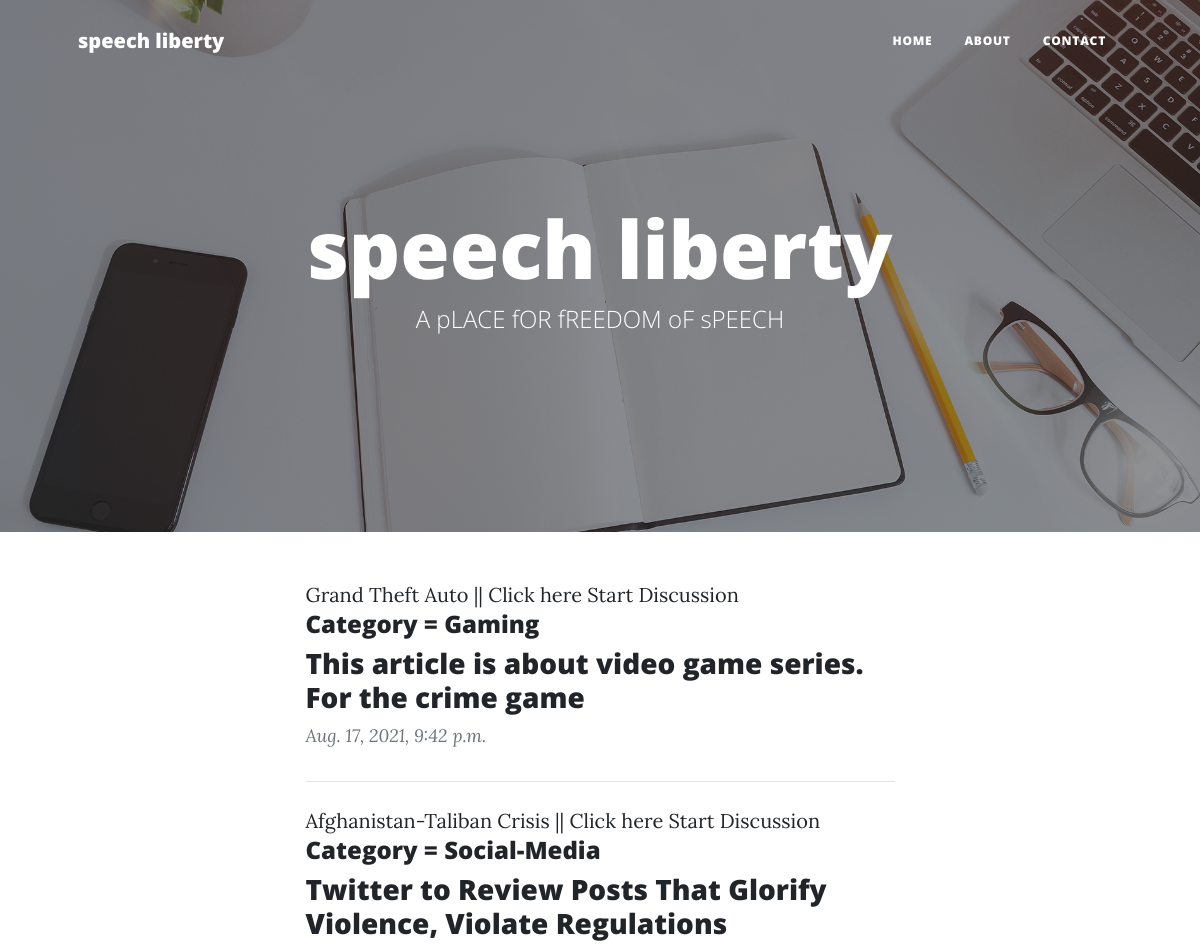
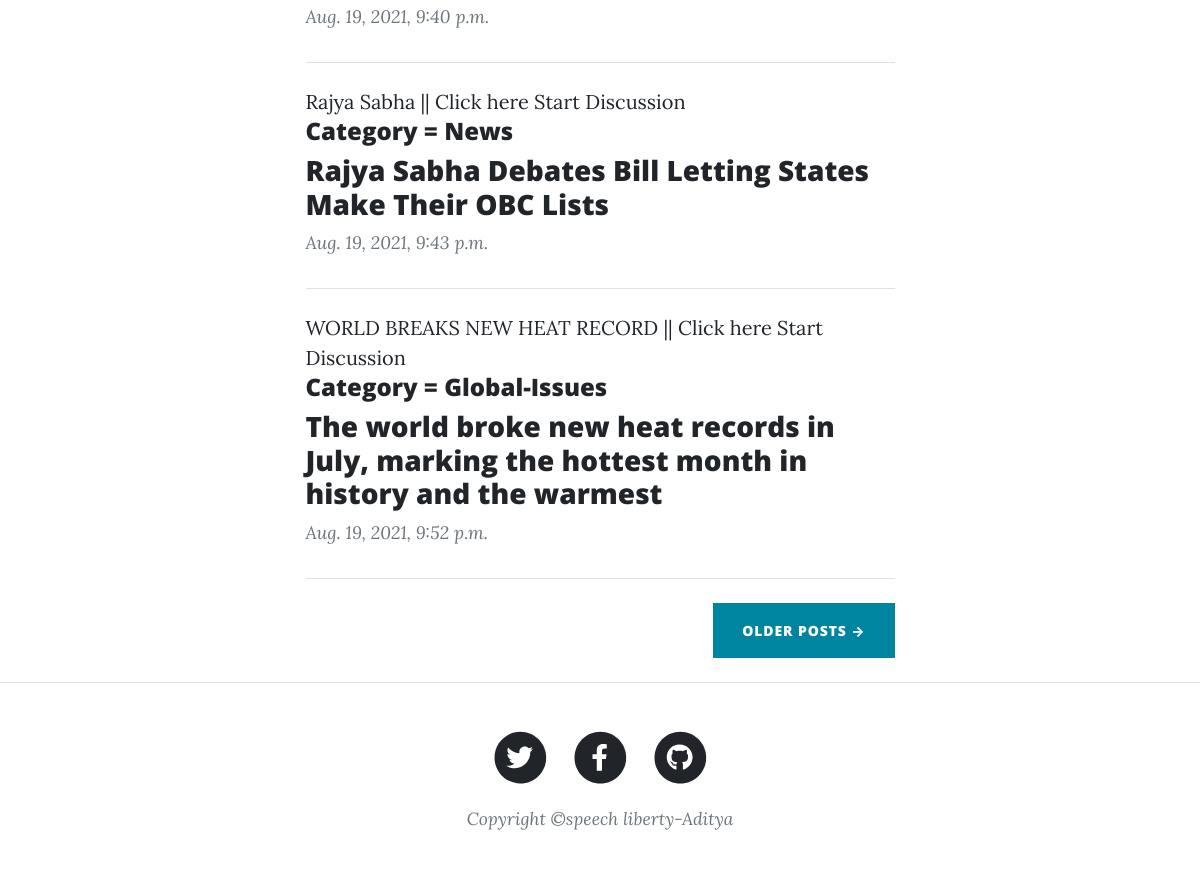
The page / on the database its author committed (2 pictures, top to bottom).
### BlogAdmin/models.py (models this page shows, shortened)
class BlogMaster(models.Model):
    Topic = models.CharField(max_length=50, unique=True)
    Category = models.CharField(max_length=50,choices=Category_CHOICES, default='Social-Media' )
    Intro = models.CharField(max_length=100, )
    Description = models.CharField(max_length=800,)
    Varified = models.BooleanField(default=False)
    createdate=models.DateTimeField(auto_now_add=True)

### Users/views.py (the view)
# urls.py: path('', DiscussionList.as_view()),
class DiscussionList(ListView):
    model = BlogMaster
    template_name= 'Users/Topic.html'

### Users/templates/Users/Topic.html (shortened to what this page needs)
{% extends 'Users/master.html' %}
{% block maincontent %}
<header class="masthead" style="background-image: url('/static/assets/img/home-bg.jpg')">
            <div class="container position-relative px-4 px-lg-5">
                <div class="row gx-4 gx-lg-5 justify-content-center">
                    <div class="col-md-10 col-lg-8 col-xl-7">
                        <div class="site-heading">
                            <h1>speech liberty</h1>
                            <span class="subheading">A pLACE fOR fREEDOM oF sPEECH</span>
                        </div>
                    </div>
                </div>
            </div>
        </header>
        <div class="container px-4 px-lg-5">
            <div class="row gx-4 gx-lg-5 justify-content-center">
                <div class="col-md-10 col-lg-8 col-xl-7">
                 {% for data in  object_list %}
                    <div class="post-preview">
                        <a href="Discussion?q={{data.id}}"> {{ data.Topic}} || Click here Start Discussion </a>
                            <h4 class="post-title">Category =  {{ data.Category}} </h4>
                            <h3 class="post-subtitle">{{ data.Intro}}</h3>
                        <p class="post-meta">
                           {{ data.createdate}}
                        </p>
                    </div>
                    <hr class="my-4" />
                     {% empty %}
                    <li>No datas yet.</li>
                    {% endfor %}
                    <div class="d-flex justify-content-end mb-4"><a class="btn btn-primary text-uppercase" href="#!">Older Posts →</a></div>
                </div>
            </div>
        </div>
{% endblock %}

### Users/templates/Users/master.html (shortened to what this page needs)
<!DOCTYPE html>
<html lang="en">
    <head>
        <link href="/static/css/styles.css" rel="stylesheet" />
    </head>
    <body>
        <nav class="navbar navbar-expand-lg navbar-light" id="mainNav">
            <div class="container px-4 px-lg-5">
                <a class="navbar-brand" href="/">speech liberty</a>
                <div class="collapse navbar-collapse" id="navbarResponsive">
                    <ul class="navbar-nav ms-auto py-4 py-lg-0">
                        <li class="nav-item"><a class="nav-link px-lg-3 py-3 py-lg-4" href="/">Home</a></li>
                        <li class="nav-item"><a class="nav-link px-lg-3 py-3 py-lg-4" href="AboutUs">About</a></li>
                        <li class="nav-item"><a class="nav-link px-lg-3 py-3 py-lg-4" href="ContacFormView">Contact</a></li>
                    </ul>
                </div>
            </div>
        </nav>
 {% block maincontent %}
    {% endblock %}
                <footer class="border-top">
            <div class="container px-4 px-lg-5">
                <div class="row gx-4 gx-lg-5 justify-content-center">
                    <div class="col-md-10 col-lg-8 col-xl-7">
                        <ul class="list-inline text-center">
                            <li class="list-inline-item">
                                <a href="#!">
                                    <span class="fa-stack fa-lg">
                                        <i class="fas fa-circle fa-stack-2x"></i>
                                        <i class="fab fa-twitter fa-stack-1x fa-inverse"></i>
                                    </span>
                                </a>
                            </li>
                            <li class="list-inline-item">
                                <a href="#!">
                                    <span class="fa-stack fa-lg">
                                        <i class="fas fa-circle fa-stack-2x"></i>
                                        <i class="fab fa-facebook-f fa-stack-1x fa-inverse"></i>
                                    </span>
                                </a>
                            </li>
                            <li class="list-inline-item">
                                <a href="#!">
                                    <span class="fa-stack fa-lg">
                                        <i class="fas fa-circle fa-stack-2x"></i>
                                        <i class="fab fa-github fa-stack-1x fa-inverse"></i>
                                    </span>
                                </a>
                            </li>
                        </ul>
                        <div class="small text-center text-muted fst-italic">Copyright &copy;speech liberty-Aditya</div>
                    </div>
                </div>
            </div>
        </footer>
    </body>
</html>

### rows shown on the page
BlogMaster: Topic "Grand Theft Auto", Category "Gaming", Intro "This article is about video game series. For the crime game", createdate "Aug. 17, 2021, 9:42 p.m."
BlogMaster: Topic "Afghanistan-Taliban Crisis", Category "Social-Media", Intro "Twitter to Review Posts That Glorify Violence, Violate Regulations", createdate "Aug. 19, 2021, 9:40 p.m."
BlogMaster: Topic "Rajya Sabha", Category "News", Intro "Rajya Sabha Debates Bill Letting States Make Their OBC Lists", createdate "Aug. 19, 2021, 9:43 p.m."
BlogMaster: Topic "WORLD BREAKS NEW HEAT RECORD", Category "Global-Issues", Intro "The world broke new heat records in July, marking the hottest month in history and the warmest", createdate "Aug. 19, 2021, 9:52 p.m."
